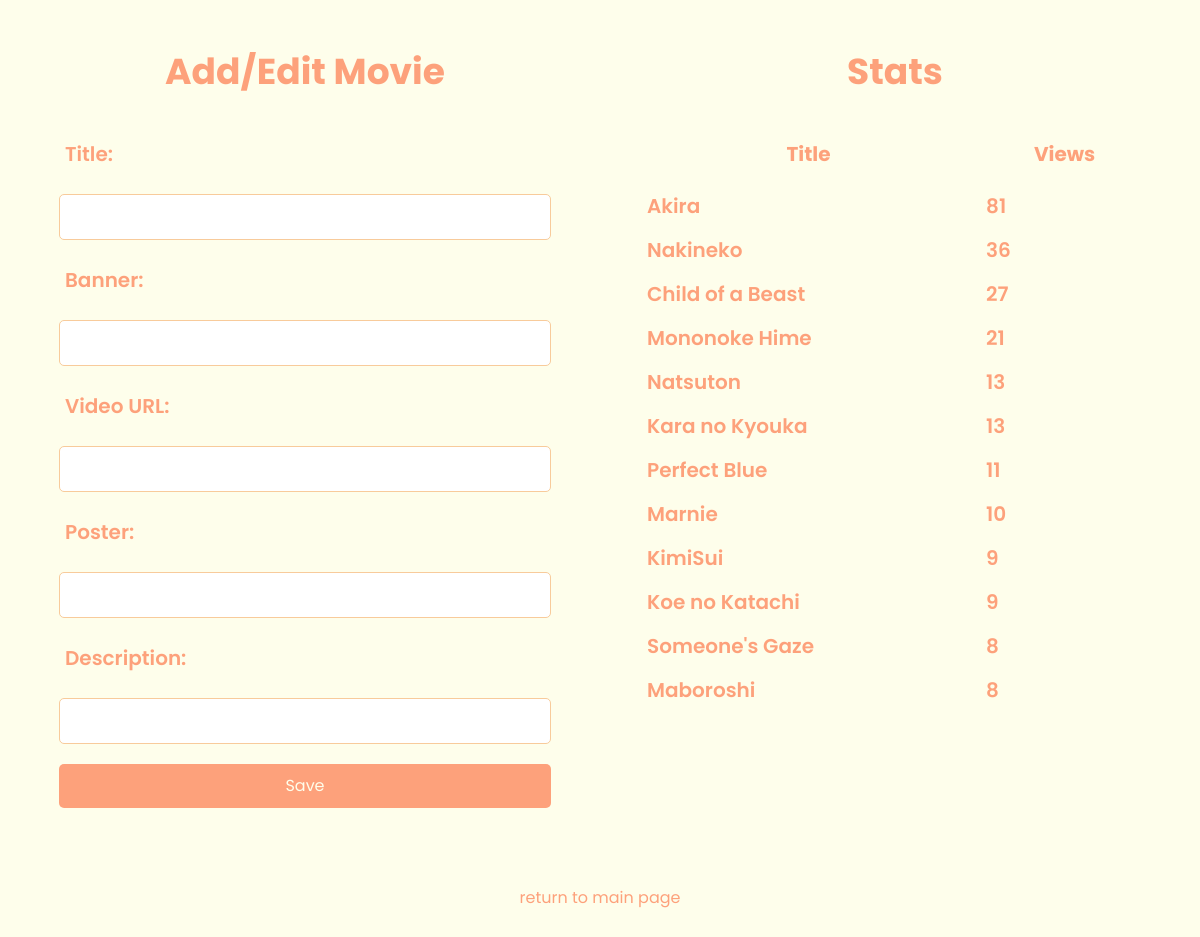
Before: /movie_form (signed in) with the older database file.
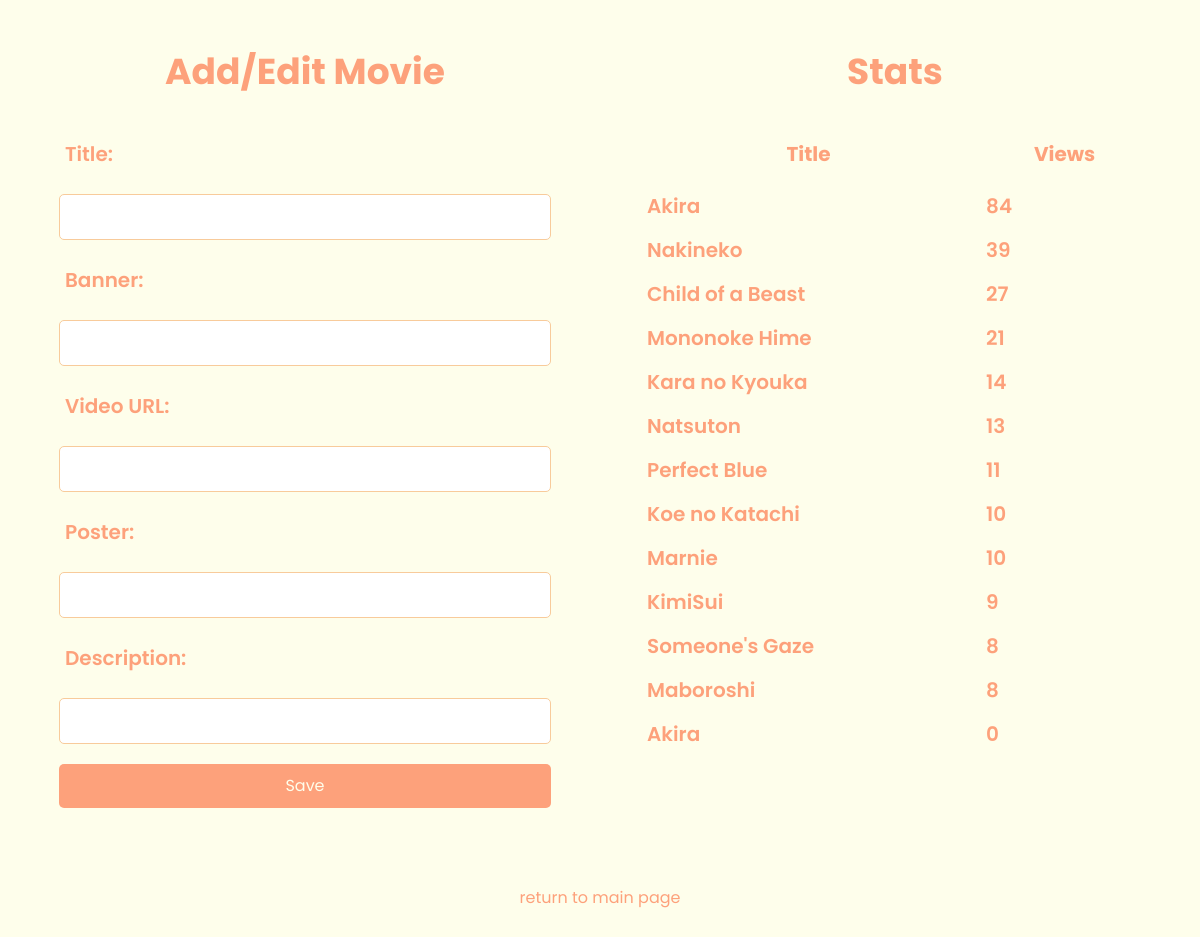
After: the same page with the newer database file.
### tables this page shows
CREATE TABLE movies (
            id INTEGER PRIMARY KEY AUTOINCREMENT,
            title TEXT NOT NULL,
            banner TEXT NOT NULL,
            video_url TEXT NOT NULL,
            poster TEXT NOT NULL
        , views INTEGER DEFAULT 0, description TEXT);

### app.py (the view, shortened to what this page needs)
@app.route('/movie_form', methods=['GET', 'POST'])
@app.route('/movie_form/<int:movie_id>', methods=['GET', 'POST'])
def movie_form(movie_id=None):
    if not session.get('logged_in'):
        return redirect(url_for('admin'))
    top_movies = get_top_movies()  # Получаем топ-10 фильмов
    conn = get_db_connection()
    movie = None
    if movie_id:
        movie = conn.execute('SELECT * FROM movies WHERE id = ?', (movie_id,)).fetchone()
    conn.close()
    return render_template('movie_form.html', title='Anime Besu Form', meta_description='Anime Besu Form.', movie=movie, top_movies=top_movies)

### app.py (called while the page is built)
def get_db_connection():
    conn = sqlite3.connect('anime_movies.db')
    conn.row_factory = sqlite3.Row
    return conn

def get_top_movies():
    conn = get_db_connection()
    top_movies = conn.execute('SELECT * FROM movies ORDER BY views DESC LIMIT 15').fetchall()
    conn.close()
    return top_movies

### templates/movie_form.html (shortened to what this page needs)
<!DOCTYPE html>
<html lang="en">
<head>
    <link href="https://cdn.jsdelivr.net/npm/tailwindcss@2.2.16/dist/tailwind.min.css" rel="stylesheet">
    <link rel="stylesheet" href="{{ url_for('static', filename='style.css') }}">
    <link rel="stylesheet" href="{{ url_for('static', filename='theme.css') }}">
</head>
<body class="text-gray-700">
<div class="content-container">
    <div class="form-container">
        <h1 class="text-center text-4xl font-bold my-8 main-text">Add/Edit Movie</h1>
        <form method="post" class="w-full max-w-lg mx-auto">
            <label for="title" class="block text-xl font-semibold p-4 main-text">Title:</label>
            <input type="text" id="title" name="title" value="{{ movie.title if movie else '' }}" required
                class="form-input">
            <label for="banner" class="block text-xl font-semibold p-4 main-text">Banner:</label>
            <input type="text" id="banner" name="banner" value="{{ movie.banner if movie else '' }}" required
                class="form-input">
            <label for="video_url" class="block text-xl font-semibold p-4 main-text">Video URL:</label>
            <input type="text" id="video_url" name="video_url" value="{{ movie.video_url if movie else '' }}" required
                class="form-input">
            <label for="poster" class="block text-xl font-semibold p-4 main-text">Poster:</label>
            <input type="text" id="poster" name="poster" value="{{ movie.poster if movie else '' }}" required
                class="form-input">
            <label for="description" class="block text-xl font-semibold p-4 main-text">Description:</label>
            <input type="text" id="description" name="description" value="{{ movie.description if movie else '' }}" required
                class="form-input">
            <input type="submit" value="Save" class="form-button">
        </form>
    </div>
    <div class="table-container">
        <h1 class="text-center text-4xl font-bold my-8 main-text">Stats</h1>
        <table class="w-full max-w-lg mx-auto text-xl font-semibold p-4 main-text">
            <tr>
                <th class="p-4">Title</th>
                <th class="p-4">Views</th>
            </tr>
            {% for movie in top_movies %}
            <tr>
                <td class="p-2">{{ movie.title }}</td>
                <td class="p-2">{{ movie.views }}</td>
            </tr>
            {% endfor %}
        </table>
    </div>
</div>
<a href="{{ url_for('index') }}" class="return-link p-12">return to main page</a>
</body>
</html>

Changed rows visible on the page:
changed movies (number 1 of 13 on the later page): views "81" → "84"
changed movies "Nakineko": views "36" → "39"
changed movies "Kara no Kyouka": views "13" → "14"; moves up the list
changed movies "Koe no Katachi": views "9" → "10"; moves up the list
added movies: title "Akira", views "0"
